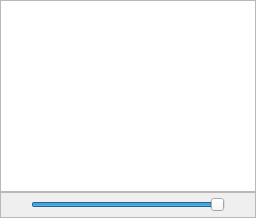
<?xml version="1.0" encoding="UTF-8"?>
<ui version="4.0">
 <class>Database_Browser_Widget</class>
 <widget class="QWidget" name="Database_Browser_Widget">
  <property name="windowTitle">
   <string>Database Browser</string>
  </property>
  <layout class="QGridLayout" name="Database_Browser_Widget_gridLayout">
   <property name="margin">
    <number>0</number>
   </property>
   <property name="spacing">
    <number>0</number>
   </property>
   <item row="1" column="0">
    <widget class="QFrame" name="Database_Browser_frame">
     <property name="frameShape">
      <enum>QFrame::StyledPanel</enum>
     </property>
     <layout class="QGridLayout" name="Database_Browser_frame_gridLayout">
      <property name="margin">
       <number>0</number>
      </property>
      <item row="0" column="0">
       <widget class="QLabel" name="Smallest_Size_label">
        <property name="minimumSize">
         <size>
          <width>24</width>
          <height>24</height>
         </size>
        </property>
        <property name="maximumSize">
         <size>
          <width>24</width>
          <height>24</height>
         </size>
        </property>
        <property name="text">
         <string/>
        </property>
       </widget>
      </item>
      <item row="0" column="1">
       <widget class="QSlider" name="Thumbnails_Size_horizontalSlider">
        <property name="statusTip">
         <string>Thumbnails Size Horizontal Slider: Adjusts Database Browser Icon Size.</string>
        </property>
        <property name="minimum">
         <number>24</number>
        </property>
        <property name="maximum">
         <number>128</number>
        </property>
        <property name="value">
         <number>128</number>
        </property>
        <property name="orientation">
         <enum>Qt::Horizontal</enum>
        </property>
       </widget>
      </item>
      <item row="0" column="2">
       <widget class="QLabel" name="Largest_Size_label">
        <property name="minimumSize">
         <size>
          <width>24</width>
          <height>24</height>
         </size>
        </property>
        <property name="maximumSize">
         <size>
          <width>24</width>
          <height>24</height>
         </size>
        </property>
        <property name="text">
         <string/>
        </property>
       </widget>
      </item>
     </layout>
    </widget>
   </item>
   <item row="0" column="0">
    <widget class="QListView" name="Database_Browser_listView"/>
   </item>
  </layout>
 </widget>
 <resources/>
 <connections/>
</ui>
